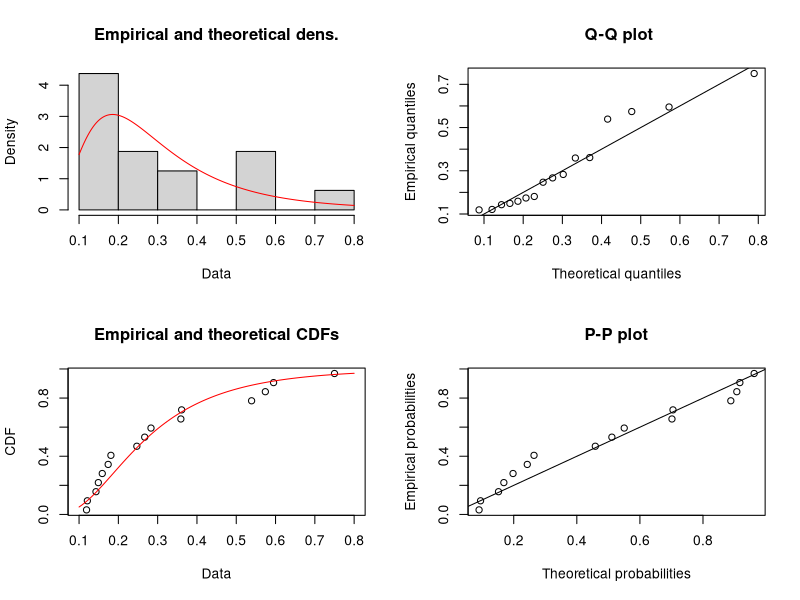
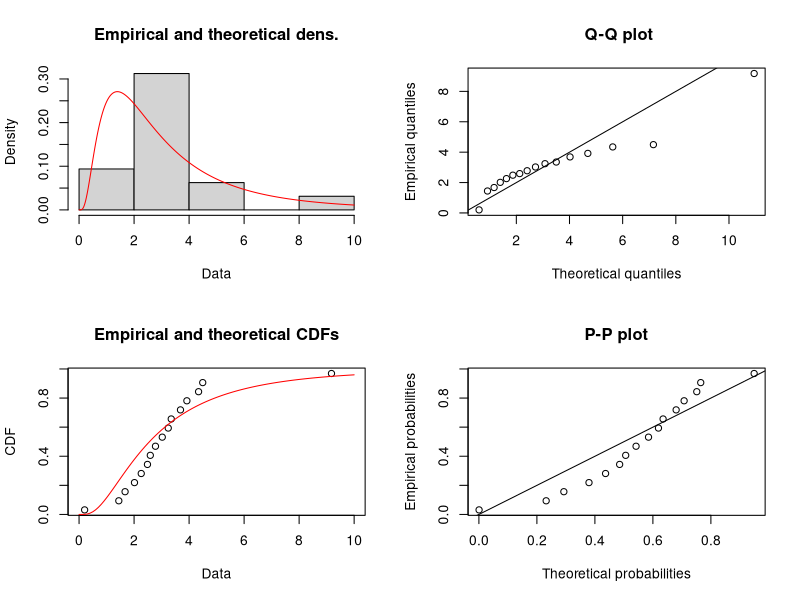
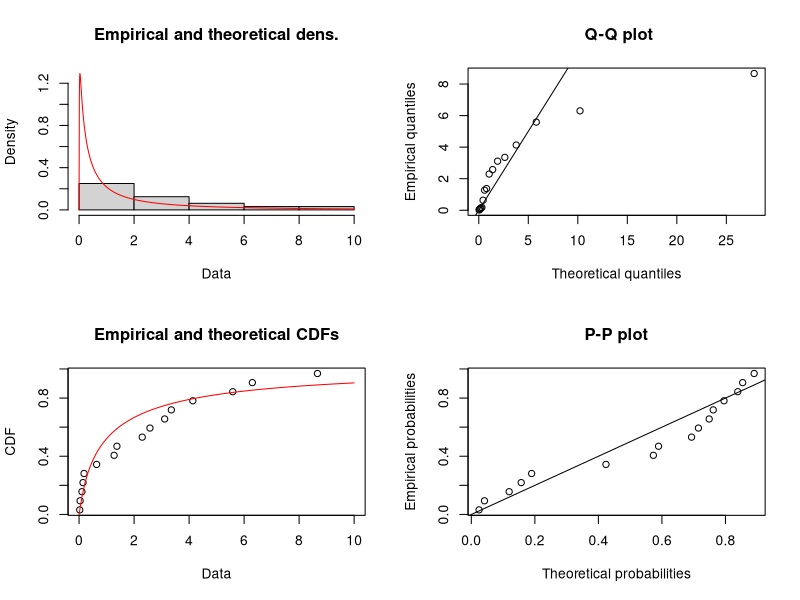
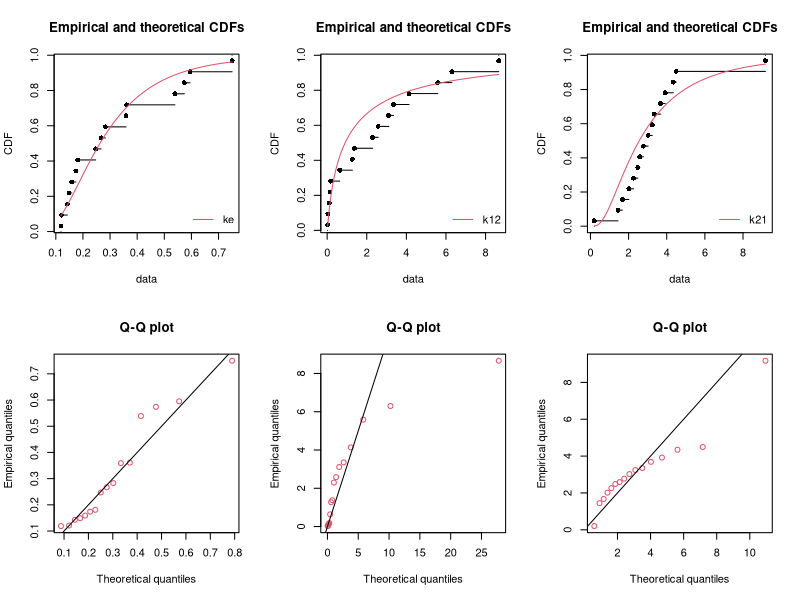

Write the R code that produced these figures, in order.
library("fitdistrplus")

alpha<-c(5.152,2.595,4.744,5.727,13.519,2.170,8.017,
         3.948,1.486,10.572,0.249,9.116,6.186,9.942,5.423,4.108)
beta<-c(0.130,0.114,0.171,0.141,0.241,0.168,0.166,
        0.162,0.139,0.138,0.098,0.104,0.242,0.194,0.177,0.166)
ke<-c(0.149,0.119,0.359,0.267,0.750,0.181,0.361,
      0.247,0.143,0.159,0.121,0.283,0.539,0.595,0.574,0.174)
df<-data.frame(alpha,beta,ke)
df$k21<-df$alpha*df$beta/df$ke
df$k12<-df$alpha+df$beta-df$ke-df$k21

fke <- fitdist(df$ke, "lnorm")
summary(fke)
plot(fke)

fk21 <- fitdist(df$k21, "lnorm")
summary(fk21)
plot(fk21)

fk12 <- fitdist(df$k12, "lnorm")
summary(fk12)
plot(fk12)

png(file="CDFQQ.png",width=3000,height=2000,res=300)
par(mfrow=c(2,3))
cdfcomp(fke, legendtext="ke")
cdfcomp(fk12, legendtext="k12")
cdfcomp(fk21, legendtext="k21")
qqcomp(fke, addlegend=FALSE)
qqcomp(fk12, addlegend=FALSE)
qqcomp(fk21, addlegend=FALSE)
dev.off()
